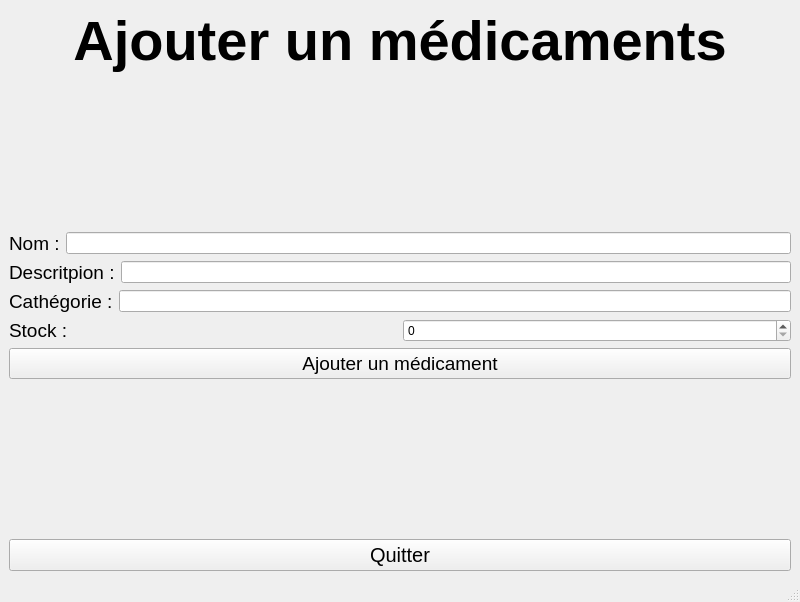
<?xml version="1.0" encoding="UTF-8"?>
<ui version="4.0">
 <class>AjouterMedicament</class>
 <widget class="QMainWindow" name="AjouterMedicament">
  <property name="geometry">
   <rect>
    <x>0</x>
    <y>0</y>
    <width>800</width>
    <height>602</height>
   </rect>
  </property>
  <property name="windowTitle">
   <string>PharmacieManager - Médicaments</string>
  </property>
  <widget class="QWidget" name="centralwidget">
   <layout class="QVBoxLayout" name="verticalLayout">
    <item>
     <widget class="QLabel" name="MenuMedicaments">
      <property name="font">
       <font>
        <pointsize>42</pointsize>
        <bold>true</bold>
       </font>
      </property>
      <property name="text">
       <string>Ajouter un médicaments</string>
      </property>
      <property name="textFormat">
       <enum>Qt::TextFormat::AutoText</enum>
      </property>
      <property name="alignment">
       <set>Qt::AlignmentFlag::AlignCenter</set>
      </property>
      <property name="wordWrap">
       <bool>true</bool>
      </property>
      <property name="textInteractionFlags">
       <set>Qt::TextInteractionFlag::NoTextInteraction</set>
      </property>
     </widget>
    </item>
    <item>
     <spacer name="verticalSpacer">
      <property name="orientation">
       <enum>Qt::Orientation::Vertical</enum>
      </property>
      <property name="sizeHint" stdset="0">
       <size>
        <width>20</width>
        <height>40</height>
       </size>
      </property>
     </spacer>
    </item>
    <item>
     <layout class="QHBoxLayout" name="horizontalLayout_4">
      <item>
       <widget class="QLabel" name="label">
        <property name="font">
         <font>
          <pointsize>14</pointsize>
         </font>
        </property>
        <property name="text">
         <string>Nom :</string>
        </property>
        <property name="textInteractionFlags">
         <set>Qt::TextInteractionFlag::NoTextInteraction</set>
        </property>
       </widget>
      </item>
      <item>
       <widget class="QLineEdit" name="lineEdit"/>
      </item>
     </layout>
    </item>
    <item>
     <layout class="QHBoxLayout" name="horizontalLayout_3">
      <item>
       <widget class="QLabel" name="label_2">
        <property name="font">
         <font>
          <pointsize>14</pointsize>
         </font>
        </property>
        <property name="text">
         <string>Descritpion :</string>
        </property>
        <property name="textInteractionFlags">
         <set>Qt::TextInteractionFlag::NoTextInteraction</set>
        </property>
       </widget>
      </item>
      <item>
       <widget class="QLineEdit" name="lineEdit_2"/>
      </item>
     </layout>
    </item>
    <item>
     <layout class="QHBoxLayout" name="horizontalLayout_2">
      <item>
       <widget class="QLabel" name="label_3">
        <property name="font">
         <font>
          <pointsize>14</pointsize>
         </font>
        </property>
        <property name="text">
         <string>Cathégorie :</string>
        </property>
        <property name="textInteractionFlags">
         <set>Qt::TextInteractionFlag::NoTextInteraction</set>
        </property>
       </widget>
      </item>
      <item>
       <widget class="QLineEdit" name="lineEdit_3"/>
      </item>
     </layout>
    </item>
    <item>
     <layout class="QHBoxLayout" name="horizontalLayout">
      <item>
       <widget class="QLabel" name="label_4">
        <property name="font">
         <font>
          <pointsize>14</pointsize>
         </font>
        </property>
        <property name="text">
         <string>Stock :</string>
        </property>
        <property name="textInteractionFlags">
         <set>Qt::TextInteractionFlag::NoTextInteraction</set>
        </property>
       </widget>
      </item>
      <item>
       <widget class="QSpinBox" name="spinBox">
        <property name="maximum">
         <number>999</number>
        </property>
       </widget>
      </item>
     </layout>
    </item>
    <item>
     <widget class="QPushButton" name="AjouterMedicament_2">
      <property name="font">
       <font>
        <pointsize>14</pointsize>
       </font>
      </property>
      <property name="text">
       <string>Ajouter un médicament</string>
      </property>
     </widget>
    </item>
    <item>
     <spacer name="verticalSpacer_2">
      <property name="orientation">
       <enum>Qt::Orientation::Vertical</enum>
      </property>
      <property name="sizeHint" stdset="0">
       <size>
        <width>20</width>
        <height>40</height>
       </size>
      </property>
     </spacer>
    </item>
    <item>
     <widget class="QPushButton" name="Quitter">
      <property name="font">
       <font>
        <pointsize>15</pointsize>
       </font>
      </property>
      <property name="text">
       <string>Quitter</string>
      </property>
     </widget>
    </item>
   </layout>
  </widget>
  <widget class="QStatusBar" name="statusbar"/>
 </widget>
 <resources/>
 <connections/>
</ui>
